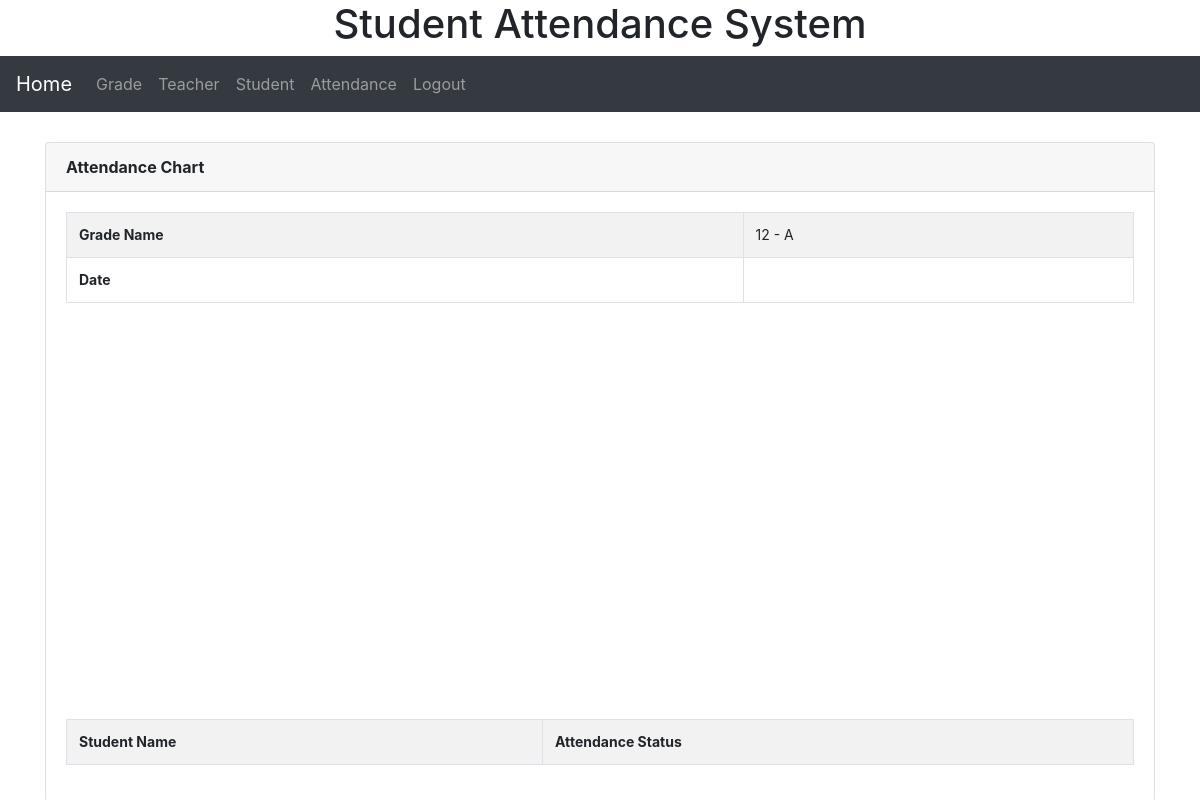
The page /admin/chart1.php?grade_id=3 (signed in) on the database as committed earlier.
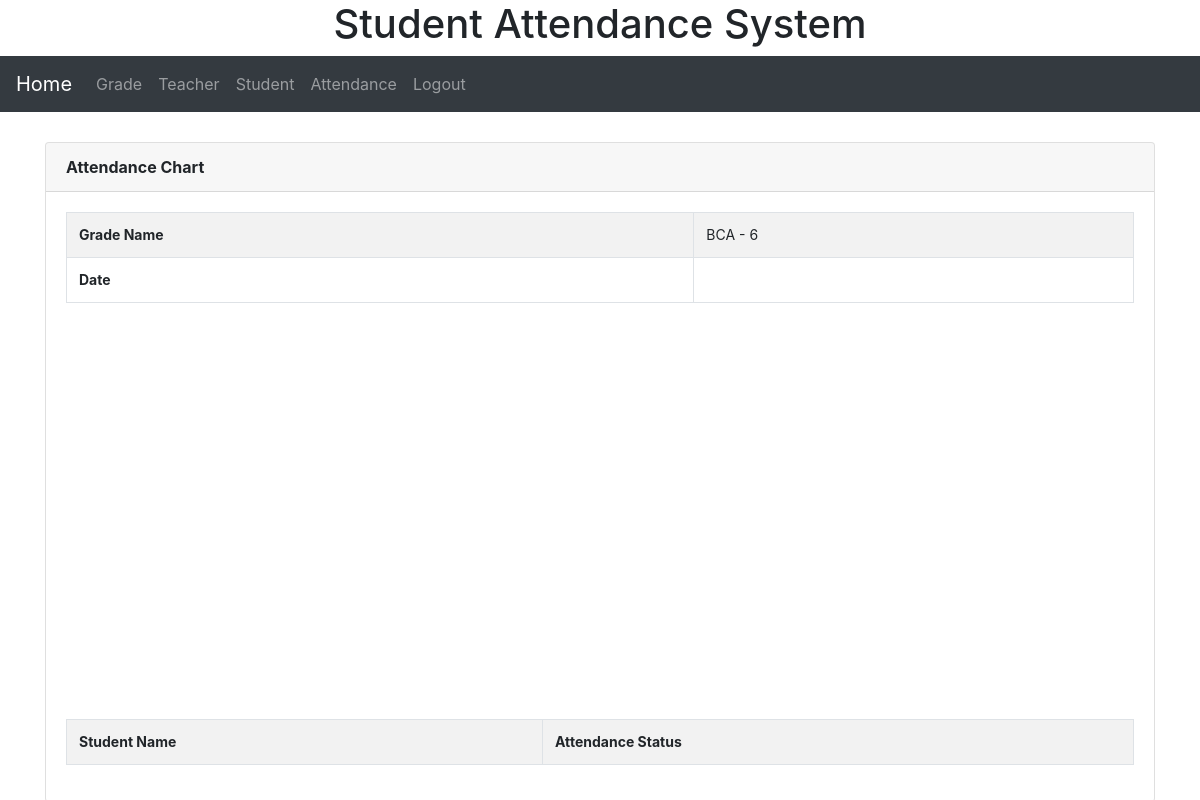
The same page on the database as committed later.
### tables this page shows
CREATE TABLE `tbl_grade` (
  `grade_id` int(11) NOT NULL,
  `grade_name` varchar(10) NOT NULL
);

### admin/database_connection.php (called while the page is built, shortened)
<?php
function Get_grade_name($connect, $grade_id)
{
	$query = "
	SELECT grade_name FROM tbl_grade
	WHERE grade_id = '".$grade_id."'
	";
	$statement = $connect->prepare($query);
	$statement->execute();
	$result = $statement->fetchAll();
	foreach($result as $row)
	{
		return $row["grade_name"];
	}
}
?>

### admin/chart1.php (the view, shortened to what this page needs)
<?php
include('header.php');
?>
<div class="container" style="margin-top:30px">
  <div class="card">
  	<div class="card-header"><b>Attendance Chart</b></div>
  	<div class="card-body">
      <div class="table-responsive">
        <table class="table table-bordered table-striped">
          <tr>
            <th>Grade Name</th>
            <td><?php echo Get_grade_name($connect, $_GET["grade_id"]); ?></td>
          </tr>
          <tr>
            <th>Date</th>
            <td><?php echo $_GET["date"]; ?></td>
          </tr>
        </table>
      </div>
  		<div id="attendance_pie_chart" style="width: 100%; height: 400px;">
  		</div>
  		<div class="table-responsive">
        <table class="table table-striped table-bordered">
          <tr>
            <th>Student Name</th>
            <th>Attendance Status</th>
          </tr>
      </table></div>
  	</div>
  </div>
</div>
</body>
</html>

### admin/header.php (shortened to what this page needs)
<?php
include('database_connection.php');
?>
<!DOCTYPE html>
<html lang="en">
<head>
  <link rel="stylesheet" href="css/bootstrap.min.css">
  <link rel="stylesheet" href="css/bootstrap.css">
  <link rel="stylesheet" href="css/dataTables.bootstrap4.min.css">
</head>
<body>
<div class="jumbotron-small text-center" style="margin-bottom:0">
  <h1>Student Attendance System</h1>
</div>
<nav class="navbar navbar-expand-sm bg-dark navbar-dark">
  <a class="navbar-brand" href="index.php">Home</a>
  <div class="collapse navbar-collapse" id="collapsibleNavbar">
    <ul class="navbar-nav">
      <li class="nav-item">
        <a class="nav-link" href="grade.php">Grade</a>
      </li>
      <li class="nav-item">
        <a class="nav-link" href="teacher.php">Teacher</a>
      </li>
      <li class="nav-item">
        <a class="nav-link" href="student.php">Student</a>
      </li>
      <li class="nav-item">
        <a class="nav-link" href="attendance.php">Attendance</a>
      </li>
      <li class="nav-item">
        <a class="nav-link" href="logout.php">Logout</a>
      </li>
    </ul>
  </div>
</nav>

Rows that differ between the two databases and show on the page:
changed tbl_grade: grade_name "12 - A" → "BCA - 6"
